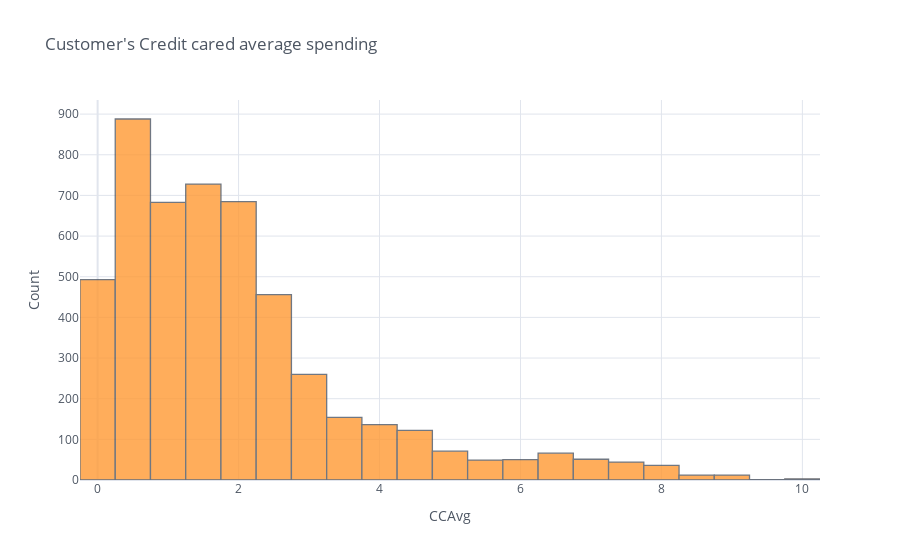

The cell this chart's notebook holds for it:
### Code cell
df[["CCAvg"]].iplot(kind="histogram", bins=40, theme="white", title="Customer's Credit cared average spending",
         xTitle='CCAvg', yTitle='Count')

### Figure 1 — Plotly figure (JSON) as saved in the notebook; plotly's stock layout.template omitted (floating-point values rounded to 4 significant figures; data arrays with more than 128 entries replaced by an {"elided": "..."} marker saying what was removed)
{"data": [{"histfunc": "count", "histnorm": "", "marker": {"color": "rgba(255, 153, 51, 1.0)", "line": {"color": "#4D5663", "width": 1.3}}, "name": "CCAvg", "nbinsx": 40, "opacity": 0.8, "orientation": "v", "type": "histogram", "x": {"elided": "5000 float values"}}], "layout": {"barmode": "overlay", "legend": {"bgcolor": "#FFFFFF", "font": {"color": "#4D5663"}}, "paper_bgcolor": "#FFFFFF", "plot_bgcolor": "#FFFFFF", "title": {"font": {"color": "#4D5663"}, "text": "Customer's Credit cared average spending"}, "xaxis": {"gridcolor": "#E1E5ED", "showgrid": true, "tickfont": {"color": "#4D5663"}, "title": {"font": {"color": "#4D5663"}, "text": "CCAvg"}, "zerolinecolor": "#E1E5ED"}, "yaxis": {"gridcolor": "#E1E5ED", "showgrid": true, "tickfont": {"color": "#4D5663"}, "title": {"font": {"color": "#4D5663"}, "text": "Count"}, "zerolinecolor": "#E1E5ED"}}}
